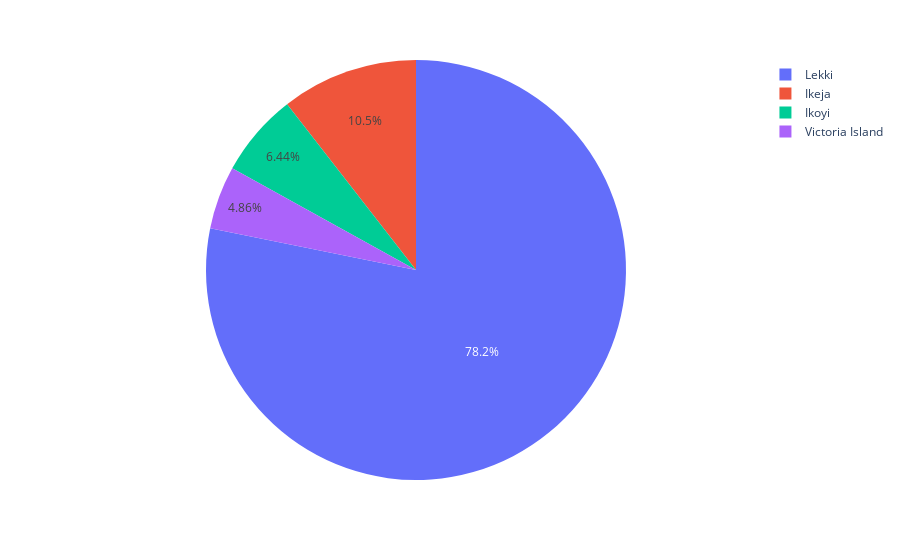

Notebook cell for this chart:
### Code cell
px.pie(lagos, "City")

### Figure 1 — Plotly figure (JSON) as saved in the notebook; plotly's stock layout.template omitted (floating-point values rounded to 4 significant figures; data arrays with more than 128 entries replaced by an {"elided": "..."} marker saying what was removed)
{"data": [{"domain": {"x": [0, 1], "y": [0, 1]}, "hovertemplate": "City=%{label}<extra></extra>", "labels": {"elided": "12348 str values"}, "legendgroup": "", "name": "", "showlegend": true, "type": "pie"}], "layout": {"legend": {"tracegroupgap": 0}, "margin": {"t": 60}}}
